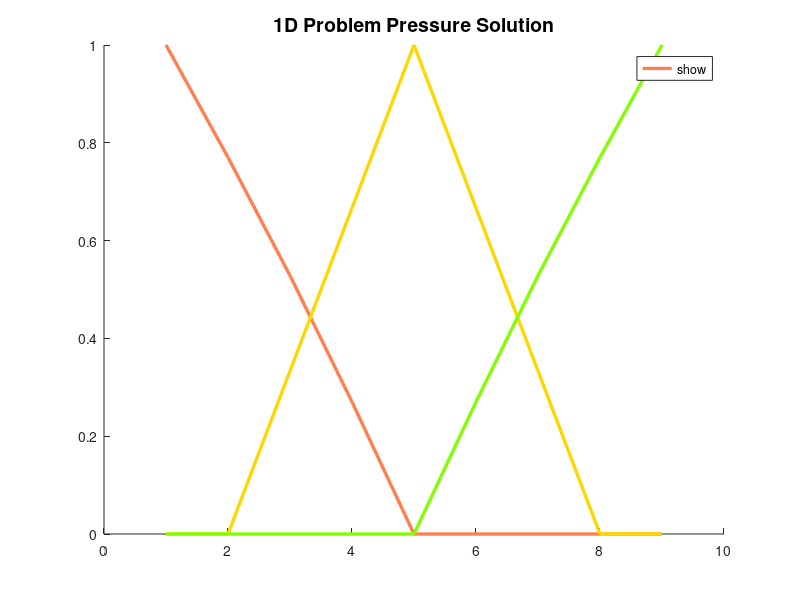

This chart was generated by the following MATLAB code:
load a 
load b
colormat = load('color.dat');
n = size(a,2);
w = 2/3;
ap = zeros(size(a));

op = zeros([size(a,1),3]);
or = zeros([3 size(a,1)]);

or(1,1:3) = 1;
or(2,4:6) = 1;
or(3,7:9) = 1;

opt = or';

% pre condicona

ap = a;
ap(1:n+1:end) = diag(a) - sum(a,2);

D = diag(diag(ap))^-1;
max = 10;

for ii = 1 : max
d = - w*D*ap*opt;

d(1,1) = 0;
d(5,2) = 0;
d(9,3) = 0;

d(5:end,1) = 0;
d(1:5,3) = 0;

d(1:2,2) = 0;

d(8:9,2) = 0;
op = opt + d



opt = op;





end
op = opt;
hold on
whitebg('black')
text = num2str(max);

xSize = 2.4;
title(['Prolongation Operator after ', text ,' iterations'],'FontSize', 14)
    whitebg('black')
plot(op(:,1),'color', colormat(5,:),'LineWidth',xSize ,'DisplayName', 'IR 1');
plot(op(:,2), 'color', colormat(4,:),'LineWidth',xSize ,'DisplayName','IR 2');
plot(op(:,3),'color',  colormat(3,:),'LineWidth',xSize ,'DisplayName','IR 3');

lgd = legend('show','Location','east');


ac = or*a*op;
bc = or*b;

%clf

p = [1 (a^-1*b)' 0];
xp = [0 0.5:8.5 9];


pc = ac^-1*bc;
hold on

%plot(xp,p,'color',colormat(5,:),'LineWidth',xSize ,'DisplayName', 'Fine Scale Solution')


x = [0 0.5 4.5 8.5 9]
pcn2 = [1 , pc' , 0]


%plot(x,pcn2,'color',colormat(4,:),'LineWidth',xSize ,'DisplayName', 'Coarse Scale Solution');



pfms = [ 1 (op*pc)' 0]

%plot(xp,pfms,'color',colormat(3,:),'LineWidth',xSize ,'DisplayName', 'Multiscale Solution')

title(['1D Problem Pressure Solution'],'FontSize', 14)

legend('show','Location','northeast');


